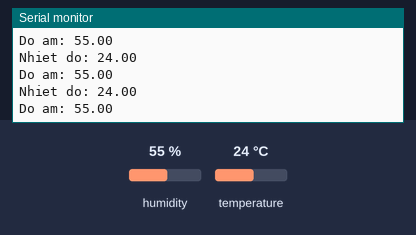
A sketch run on a simulated ESP8266 (NodeMCU). Shown: the last lines printed to the serial monitor. Inputs (shaded band) come from the test bench; at power-on: humidity 55 %, temperature 24 °C. WiFi joins after 1.5 s; servers stay silent unless stated.

Above: at 2.7 s.
2.8 s: humidity set to 22 %
At 4.0 s:
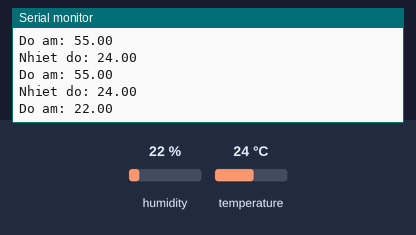
4.3 s: temperature set to 12 °C
At 5.5 s:
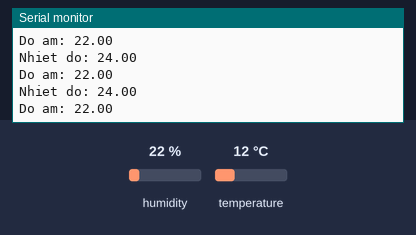
5.8 s: humidity set to 40 %
At 6.5 s:
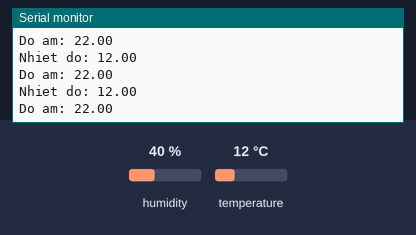
Timing chart, 0 to 8.8 s (numbered marks = the images above; inputs shaded):
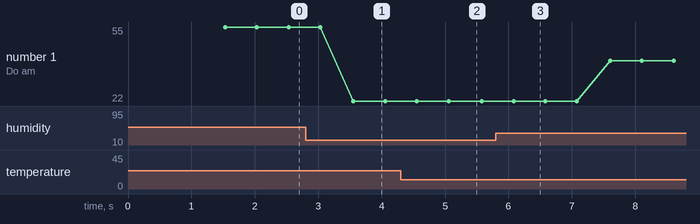

The sketch:

bt_cuoit2.ino
```cpp
#include <DHT.h>
#include <ESP8266WiFi.h>
#include <ESP8266WebServer.h>
#include "html.h"

#define chandht 5
#define loaidht DHT11
DHT dht(chandht, loaidht);
// Ko' wuy' nka^n pku` ho^.
// tudangkimangde
// Nhom 6 Nguoi 1
// 987654321!
const char* ssid = "Ko' wuy' nka^n pku` ho^.";
const char* password = "tudangkimangde";
float nhietdo;
float doam;


ESP8266WebServer server(80);


void Ketnoi(){
  String s = MAIN_page;
  server.send(200,"text/html",s);
}

void docdulieunhietdo(){
  nhietdo = dht.readTemperature();
  String snhietdo = String(nhietdo);
  if(isnan(nhietdo)){
    server.send(200,"text/plain","Cam bien khong hoat dong");
  }
  else{
    server.send(200,"text/plain",snhietdo);
  }
}

void docdulieudoam(){
  doam = dht.readHumidity();
  String sdoam = String(doam);
  if(isnan(doam)){
    server.send(200,"text/plain","Cam bien khong hoat dong");
  }
  else{
    server.send(200,"text/plain",sdoam);
  }
}

void setup(){
  Serial.begin(115200);
  pinMode(chandht,INPUT);
  dht.begin();
  Serial.print("Connecting to the Newtork");
  WiFi.begin(ssid, password);
  while (WiFi.status() != WL_CONNECTED)
  {
    delay(500);
    Serial.print(".");
  }
  Serial.println("WiFi connected");
  Serial.println("Server started");
  Serial.print("IP Address of network: ");
  Serial.println(WiFi.localIP());
  Serial.print("Copy and paste the following URL: https://");
  Serial.println(WiFi.localIP());
  server.on("/", Ketnoi);
  server.on("/docnhietdo",docdulieunhietdo);
  server.on("/docdoam",docdulieudoam);
  server.begin();
}

void loop(){
  nhietdo = dht.readTemperature();
  doam = dht.readHumidity();
  Serial.print("Nhiet do: ");
  Serial.println(nhietdo);
  Serial.print("Do am: ");
  Serial.println(doam);
  server.handleClient();
  delay(500);
}
```

html.h
```cpp
const char MAIN_page[] PROGMEM = R"====(
<!DOCTYPE html>
<html lang="en">
<head>
    <meta charset="UTF-8">
    <meta name="viewport" content="width=device-width, initial-scale=1.0">
    <title>Document</title>
    <style>
        body {
            display: flex;
            justify-content: center;
            align-items: center;
            height: 100vh; /* Chiều cao toàn màn hình */
            margin: 0; /* Loại bỏ lề mặc định */
        }

        #nhietdo, #doam {
            font-size: 24px; /* Kích thước chữ tùy chỉnh */
            text-align: center; /* Căn giữa theo chiều ngang */
        }
    </style>

</head>
<body>
    <div>
       Nhiet do: <span id="nhietdos">0</span> °C <br>
       Do am: <span id="doams">0</span> % <br>
    </div>
    <script>
        setInterval(function() {
            getnhietdo();
            getdoam();
        }, 1000);


        function getnhietdo() {
            var xhttp = new XMLHttpRequest();
            xhttp.onreadystatechange = function() {
                if(this.readyState == 4 && this.status == 200) {
                    document.getElementById("nhietdos").innerHTML = this.responseText;
                }
            };
            xhttp.open("GET", "docnhietdo", true);
            xhttp.send();
        }


        function getdoam() {
            var xhttp = new XMLHttpRequest();
            xhttp.onreadystatechange = function() {
                if(this.readyState == 4 && this.status == 200) {
                    document.getElementById("doams").innerHTML = this.responseText;
                }
            };
            xhttp.open("GET", "docdoam", true);
            xhttp.send();
        }
    </script>
</body>
</html>
)====";
```

Measured:
- after the input at 2.8 s, the serial monitor: prints a new line after 0.76 s (image 1)
- plotted number 1: 55 → 22 after the input at 2.8 s, 22 → 40 after the input at 5.8 s
